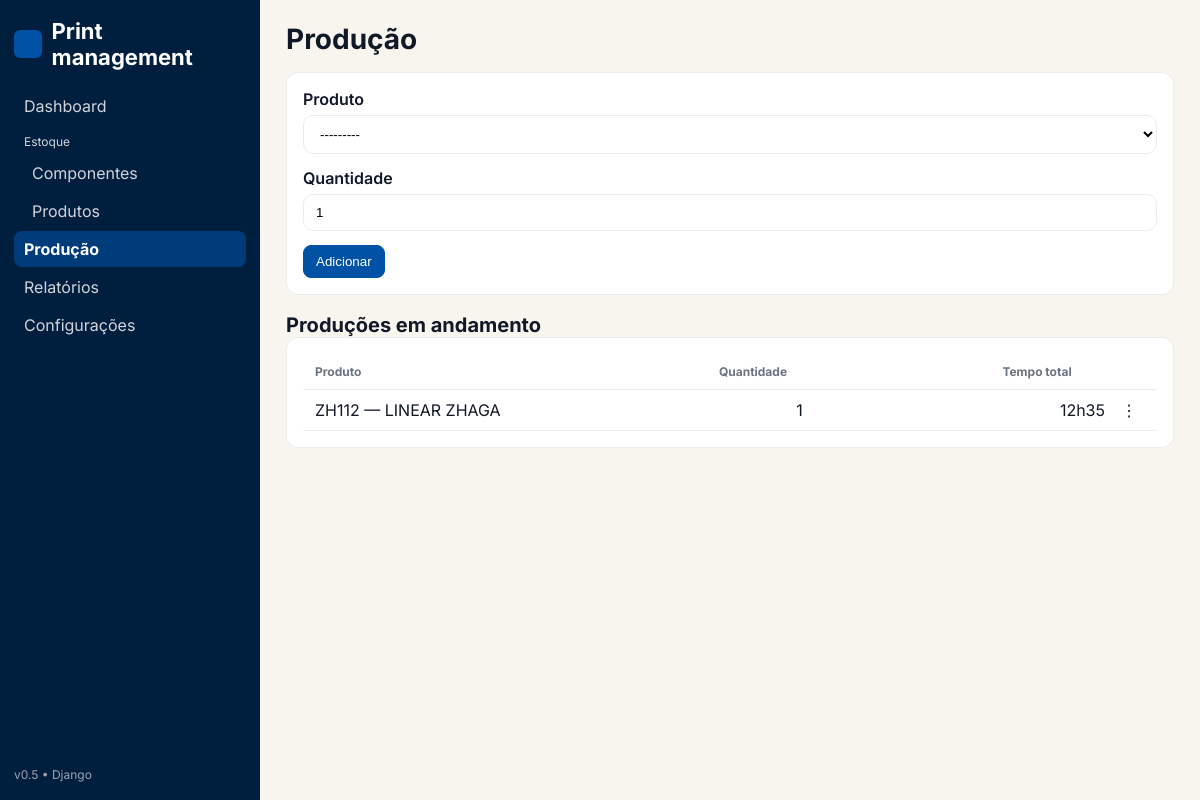
Before: /producao/ with the older database file.
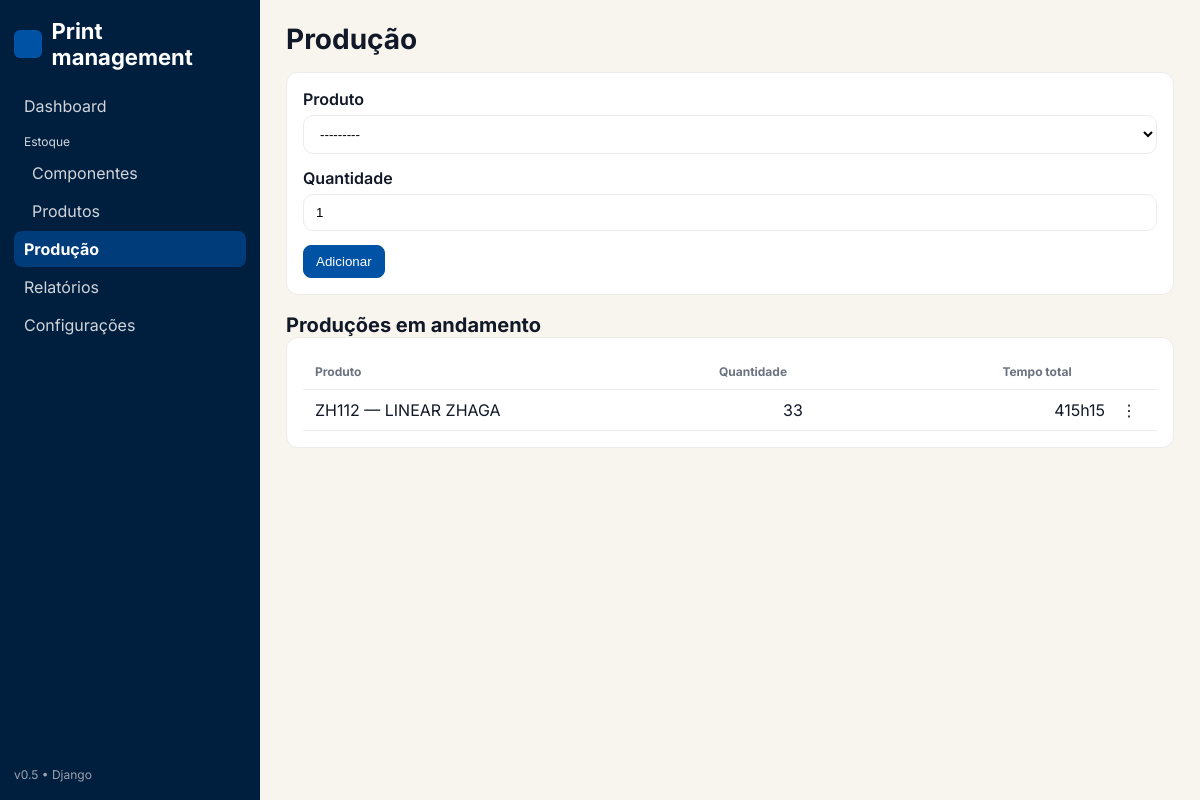
After: the same page with the newer database file.
### core/models.py (models this page shows, shortened)
class ProductionOrder(models.Model):
    STATUS_CHOICES = [
        ("open", "Aberta"),
        ("done", "Finalizada"),
        ("cancelled", "Cancelada"),
    ]
    product = models.ForeignKey(Product, on_delete=models.PROTECT, related_name="orders")
    quantity = models.PositiveIntegerField(default=1, validators=[MinValueValidator(1)])
    status = models.CharField(max_length=12, choices=STATUS_CHOICES, default="open")
    created_at = models.DateTimeField(auto_now_add=True)
    due_date = models.DateField(null=True, blank=True)
    notes = models.TextField(blank=True)
    class Meta:
        ordering = ["-created_at"]

class Product(models.Model):
    code = models.CharField("Código", max_length=32, unique=True)
    name = models.CharField("Nome", max_length=120)
    description = models.TextField("Descrição", blank=True)
    qty_on_hand = models.PositiveIntegerField("Qtd em estoque", default=0)
    created_at = models.DateTimeField(auto_now_add=True)
    updated_at = models.DateTimeField(auto_now=True)
    class Meta:
        ordering = ["code"]
    def __str__(self):
        return f"{self.code} - {self.name}"
    def bom_required_minutes(self, quantity: int) -> int:
        total = 0
        for item in self.bom_items.all():
            total += (item.component.print_time_min * item.quantity * quantity)
        return total

### core/views.py (the view)
# urls.py: path("producao/", v.producao, name="producao"),
def producao(request):
    form = ProductionOrderForm(request.POST or None)
    if request.method == "POST" and form.is_valid():
        form.save()
        messages.success(request, "Ordem de produção criada.")
        return redirect("producao")
    orders = []
    qs = ProductionOrder.objects.filter(status="open").select_related("product")
    for op in qs:
        total_min = op.product.bom_required_minutes(op.quantity)
        comps = []
        for item in op.product.bom_items.select_related("component"):
            req_qty = item.quantity * op.quantity
            time_total = item.component.print_time_min * req_qty
            cost_total = float(item.component.unit_cost) * req_qty
            comps.append(
                {
                    "component": item.component,
                    "required_qty": req_qty,
                    "time_total": minutes_to_hhmm(time_total),
                    "cost_total": cost_total,
                }
            )
        orders.append(
            {
                "obj": op,
                "total_time": minutes_to_hhmm(total_min),
                "components": comps,
            }
        )
    return render(request, "producao.html", {"form": form, "orders": orders})

### core/forms.py
class ProductionOrderForm(forms.ModelForm):
    class Meta:
        model = ProductionOrder
        fields = ['product', 'quantity', 'due_date', 'notes']

### core/models.py (called while the page is built)
def minutes_to_hhmm(total_minutes: int) -> str:
    if total_minutes is None:
        return "0h00"
    h, m = divmod(int(total_minutes), 60)
    return f"{h}h{m:02d}"

### templates/producao.html (shortened to what this page needs)
{% extends "base.html" %}
{% block content %}
<div class="page-header"><div class="page-title">Produção</div></div>
<form method="post" class="block form">
  <div class="field"><label for="{{ form.product.id_for_label }}">Produto</label>{{ form.product }}</div>
  <div class="field"><label for="{{ form.quantity.id_for_label }}">Quantidade</label>{{ form.quantity }}</div>
  <div class="form-actions">
    <button class="btn btn-primary" type="submit">Adicionar</button>
  </div>
</form>
<div class="page-title" style="font-size:20px;margin-top:18px">Produções em andamento</div>
<div class="block">
  <table>
    <thead>
      <tr>
        <th>Produto</th>
        <th class="right">Quantidade</th>
        <th class="right">Tempo total</th>
        <th></th>
      </tr>
    </thead>
    <tbody>
    {% if orders %}
      {% for o in orders %}
        <tr>
          <td colspan="4">
            <div style="display:flex;justify-content:space-between;align-items:flex-start;gap:8px;">
              <details style="flex:1;">
                <summary style="display:flex;justify-content:space-between;">
                  <span>{{ o.obj.product.code }} — {{ o.obj.product.name }}</span>
                  <span class="right" style="min-width:80px;text-align:right;">{{ o.obj.quantity }}</span>
                  <span class="right" style="min-width:80px;text-align:right;">{{ o.total_time }}</span>
                </summary>
              </details>
              <div class="action-menu">
                <span>⋮</span>
              </div>
            </div>
          </td>
        </tr>
      {% endfor %}
    {% else %}
      <tr><td colspan="4" class="muted">Nenhuma produção em andamento.</td></tr>
    {% endif %}
    </tbody>
  </table>
</div>
{% endblock %}

Changed rows visible on the page:
changed ProductionOrder "ZH112": obj.quantity "1" → "33"; total_time "12h35" → "415h15"
